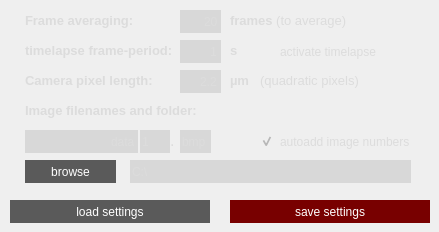
    <widget class="QWidget" name="page_3">
     <widget class="QLineEdit" name="lineEdit_imgformat">
      <property name="geometry">
       <rect>
        <x>180</x>
        <y>130</y>
        <width>31</width>
        <height>23</height>
       </rect>
      </property>
      <property name="styleSheet">
       <string notr="true">border: 10px;
border-radius: 0px;
border-color: black;
background-color: rgba(120,120,120,50);
color:rgb(220,220,220);
font: 10pt &quot;MS Shell Dlg 2&quot;;</string>
      </property>
      <property name="text">
       <string>bmp</string>
      </property>
     </widget>
     <widget class="QLabel" name="label_25">
      <property name="geometry">
       <rect>
        <x>25</x>
        <y>40</y>
        <width>161</width>
        <height>21</height>
       </rect>
      </property>
      <property name="styleSheet">
       <string notr="true">border-radius: 2px;
background-color: rgba(255, 0, 100, 0);
border-color: rgba(5, 5, 5, 0);
border-width: 1px;

</string>
      </property>
      <property name="text">
       <string>&lt;html&gt;&lt;head/&gt;&lt;body&gt;&lt;p&gt;&lt;span style=&quot; font-size:10pt; font-weight:600; color:#dcdcdc;&quot;&gt;timelapse frame-period:&lt;/span&gt;&lt;/p&gt;&lt;/body&gt;&lt;/html&gt;</string>
      </property>
      <property name="wordWrap">
       <bool>false</bool>
      </property>
     </widget>
     <widget class="QLabel" name="label_23">
      <property name="geometry">
       <rect>
        <x>170</x>
        <y>130</y>
        <width>16</width>
        <height>21</height>
       </rect>
      </property>
      <property name="styleSheet">
       <string notr="true">border-radius: 2px;
background-color: rgba(255, 0, 100, 0);
border-color: rgba(5, 5, 5, 0);
border-width: 1px;

</string>
      </property>
      <property name="text">
       <string>&lt;html&gt;&lt;head/&gt;&lt;body&gt;&lt;p&gt;&lt;span style=&quot; font-size:12pt; color:#dcdcdc;&quot;&gt;.&lt;/span&gt;&lt;/p&gt;&lt;/body&gt;&lt;/html&gt;</string>
      </property>
     </widget>
     <widget class="QLineEdit" name="lineEdit_frameavnum">
      <property name="enabled">
       <bool>true</bool>
      </property>
      <property name="geometry">
       <rect>
        <x>180</x>
        <y>10</y>
        <width>41</width>
        <height>23</height>
       </rect>
      </property>
      <property name="styleSheet">
       <string notr="true">border: 10px;
border-radius: 0px;
border-color: black;
background-color: rgba(120,120,120,50);
color:rgb(220,220,220);
font: 10pt &quot;MS Shell Dlg 2&quot;;</string>
      </property>
      <property name="text">
       <string>20</string>
      </property>
      <property name="alignment">
       <set>Qt::AlignRight|Qt::AlignTrailing|Qt::AlignVCenter</set>
      </property>
     </widget>
     <widget class="QLineEdit" name="lineEdit_filename">
      <property name="geometry">
       <rect>
        <x>25</x>
        <y>130</y>
        <width>113</width>
        <height>23</height>
       </rect>
      </property>
      <property name="layoutDirection">
       <enum>Qt::LeftToRight</enum>
      </property>
      <property name="styleSheet">
       <string notr="true">border: 10px;
border-radius: 0px;
border-color: black;
background-color: rgba(120,120,120,50);
color:rgb(220,220,220);
font: 10pt &quot;MS Shell Dlg 2&quot;;</string>
      </property>
      <property name="text">
       <string>data</string>
      </property>
      <property name="alignment">
       <set>Qt::AlignRight|Qt::AlignTrailing|Qt::AlignVCenter</set>
      </property>
     </widget>
     <widget class="QLineEdit" name="lineEdit_filepath">
      <property name="geometry">
       <rect>
        <x>130</x>
        <y>160</y>
        <width>281</width>
        <height>23</height>
       </rect>
      </property>
      <property name="styleSheet">
       <string notr="true">border: 10px;
border-radius: 0px;
border-color: black;
background-color: rgba(120,120,120,50);
color:rgb(220,220,220);
font: 10pt &quot;MS Shell Dlg 2&quot;;</string>
      </property>
      <property name="text">
       <string>C:\</string>
      </property>
     </widget>
     <widget class="QLabel" name="label_27">
      <property name="geometry">
       <rect>
        <x>25</x>
        <y>10</y>
        <width>161</width>
        <height>21</height>
       </rect>
      </property>
      <property name="styleSheet">
       <string notr="true">border-radius: 2px;
background-color: rgba(255, 0, 100, 0);
border-color: rgba(5, 5, 5, 0);
border-width: 1px;

</string>
      </property>
      <property name="text">
       <string>&lt;html&gt;&lt;head/&gt;&lt;body&gt;&lt;p&gt;&lt;span style=&quot; font-size:10pt; font-weight:600; color:#dcdcdc;&quot;&gt;Frame averaging:&lt;/span&gt;&lt;/p&gt;&lt;/body&gt;&lt;/html&gt;</string>
      </property>
      <property name="wordWrap">
       <bool>false</bool>
      </property>
     </widget>
     <widget class="QLineEdit" name="lineEdit_pxlen">
      <property name="enabled">
       <bool>true</bool>
      </property>
      <property name="geometry">
       <rect>
        <x>180</x>
        <y>70</y>
        <width>41</width>
        <height>23</height>
       </rect>
      </property>
      <property name="styleSheet">
       <string notr="true">border: 10px;
border-radius: 0px;
border-color: black;
background-color: rgba(120,120,120,50);
color:rgb(220,220,220);
font: 10pt &quot;MS Shell Dlg 2&quot;;</string>
      </property>
      <property name="text">
       <string>2.2</string>
      </property>
      <property name="alignment">
       <set>Qt::AlignRight|Qt::AlignTrailing|Qt::AlignVCenter</set>
      </property>
     </widget>
     <widget class="QLabel" name="label_26">
      <property name="geometry">
       <rect>
        <x>230</x>
        <y>70</y>
        <width>161</width>
        <height>21</height>
       </rect>
      </property>
      <property name="styleSheet">
       <string notr="true">border-radius: 2px;
background-color: rgba(255, 0, 100, 0);
border-color: rgba(5, 5, 5, 0);
border-width: 1px;

</string>
      </property>
      <property name="text">
       <string>&lt;html&gt;&lt;head/&gt;&lt;body&gt;&lt;p&gt;&lt;span style=&quot; font-size:10pt; font-weight:600; color:#dcdcdc;&quot;&gt;µm&lt;/span&gt;&lt;/p&gt;&lt;/body&gt;&lt;/html&gt;</string>
      </property>
      <property name="wordWrap">
       <bool>false</bool>
      </property>
     </widget>
     <widget class="QLineEdit" name="lineEdit_imgnumber">
      <property name="enabled">
       <bool>true</bool>
      </property>
      <property name="geometry">
       <rect>
        <x>140</x>
        <y>130</y>
        <width>30</width>
        <height>23</height>
       </rect>
      </property>
      <property name="styleSheet">
       <string notr="true">border: 10px;
border-radius: 0px;
border-color: black;
background-color: rgba(120,120,120,50);
color:rgb(220,220,220);
font: 10pt &quot;MS Shell Dlg 2&quot;;</string>
      </property>
      <property name="text">
       <string>1</string>
      </property>
     </widget>
     <widget class="QLabel" name="label_29">
      <property name="geometry">
       <rect>
        <x>260</x>
        <y>70</y>
        <width>161</width>
        <height>21</height>
       </rect>
      </property>
      <property name="styleSheet">
       <string notr="true">border-radius: 2px;
background-color: rgba(255, 0, 100, 0);
border-color: rgba(5, 5, 5, 0);
border-width: 1px;

</string>
      </property>
      <property name="text">
       <string>&lt;html&gt;&lt;head/&gt;&lt;body&gt;&lt;p&gt;&lt;span style=&quot; font-size:10pt; color:#dcdcdc;&quot;&gt;(quadratic pixels)&lt;/span&gt;&lt;/p&gt;&lt;/body&gt;&lt;/html&gt;</string>
      </property>
      <property name="wordWrap">
       <bool>false</bool>
      </property>
     </widget>
     <widget class="QLabel" name="label_28">
      <property name="geometry">
       <rect>
        <x>230</x>
        <y>10</y>
        <width>161</width>
        <height>21</height>
       </rect>
      </property>
      <property name="styleSheet">
       <string notr="true">border-radius: 2px;
background-color: rgba(255, 0, 100, 0);
border-color: rgba(5, 5, 5, 0);
border-width: 1px;

</string>
      </property>
      <property name="text">
       <string>&lt;html&gt;&lt;head/&gt;&lt;body&gt;&lt;p&gt;&lt;span style=&quot; font-size:10pt; font-weight:600; color:#dcdcdc;&quot;&gt;frames &lt;/span&gt;&lt;span style=&quot; font-size:10pt; color:#dcdcdc;&quot;&gt;(to average)&lt;/span&gt;&lt;/p&gt;&lt;/body&gt;&lt;/html&gt;</string>
      </property>
      <property name="wordWrap">
       <bool>false</bool>
      </property>
     </widget>
     <widget class="QLabel" name="label_22">
      <property name="geometry">
       <rect>
        <x>25</x>
        <y>100</y>
        <width>191</width>
        <height>21</height>
       </rect>
      </property>
      <property name="styleSheet">
       <string notr="true">border-radius: 2px;
background-color: rgba(255, 0, 100, 0);
border-color: rgba(5, 5, 5, 0);
border-width: 1px;

</string>
      </property>
      <property name="text">
       <string>&lt;html&gt;&lt;head/&gt;&lt;body&gt;&lt;p&gt;&lt;span style=&quot; font-size:10pt; font-weight:600; color:#dcdcdc;&quot;&gt;Image filenames and folder:&lt;/span&gt;&lt;/p&gt;&lt;/body&gt;&lt;/html&gt;</string>
      </property>
      <property name="wordWrap">
       <bool>false</bool>
      </property>
     </widget>
     <widget class="QPushButton" name="pushButton_browse">
      <property name="geometry">
       <rect>
        <x>25</x>
        <y>160</y>
        <width>91</width>
        <height>23</height>
       </rect>
      </property>
      <property name="styleSheet">
       <string notr="true">QPushButton {
	border: none;
	border-radius: 0px;
	background-color: rgb(90, 90, 90);
	color: white;
}

QPushButton:hover {
	background-color: rgb(155, 0, 0);
	color: white;
}</string>
      </property>
      <property name="text">
       <string>browse</string>
      </property>
     </widget>
     <widget class="QCheckBox" name="checkBox_autoaddimgnumber">
      <property name="geometry">
       <rect>
        <x>260</x>
        <y>133</y>
        <width>151</width>
        <height>17</height>
       </rect>
      </property>
      <property name="styleSheet">
       <string notr="true">QCheckBox {
	
	background-color: rgba(255, 255, 255, 0);
	border: none;
	color: rgb(220,220,220);
}</string>
      </property>
      <property name="text">
       <string>autoadd image numbers</string>
      </property>
      <property name="checked">
       <bool>true</bool>
      </property>
     </widget>
     <widget class="QPushButton" name="pushButton_loadsettings">
      <property name="geometry">
       <rect>
        <x>10</x>
        <y>200</y>
        <width>200</width>
        <height>23</height>
       </rect>
      </property>
      <property name="styleSheet">
       <string notr="true">QPushButton {
	border: none;
	border-radius: 0px;
	background-color: rgb(90, 90, 90);
	color: white;
}

QPushButton:hover {
	background-color: rgb(155, 0, 0);
	color: white;
}

QPushButton:pressed {
	background-color: rgb(255, 0, 0);
	color: white;
}</string>
      </property>
      <property name="text">
       <string>load settings</string>
      </property>
      <property name="checkable">
       <bool>false</bool>
      </property>
     </widget>
     <widget class="QPushButton" name="pushButton_savesettings">
      <property name="geometry">
       <rect>
        <x>230</x>
        <y>200</y>
        <width>200</width>
        <height>23</height>
       </rect>
      </property>
      <property name="styleSheet">
       <string notr="true">QPushButton {
	border: none;
	border-radius: 0px;
	background-color: rgb(120,0,0);
	color: white;
	font: 10pt &quot;MS Shell Dlg 2&quot;;
}

QPushButton:hover {
	background-color: rgb(255, 0, 0);
	color: white;
}

</string>
      </property>
      <property name="text">
       <string>save settings</string>
      </property>
      <property name="checkable">
       <bool>false</bool>
      </property>
     </widget>
     <widget class="QLabel" name="label_38">
      <property name="geometry">
       <rect>
        <x>25</x>
        <y>70</y>
        <width>161</width>
        <height>21</height>
       </rect>
      </property>
      <property name="styleSheet">
       <string notr="true">border-radius: 2px;
background-color: rgba(255, 0, 100, 0);
border-color: rgba(5, 5, 5, 0);
border-width: 1px;

</string>
      </property>
      <property name="text">
       <string>&lt;html&gt;&lt;head/&gt;&lt;body&gt;&lt;p&gt;&lt;span style=&quot; font-size:10pt; font-weight:600; color:#dcdcdc;&quot;&gt;Camera pixel length:&lt;/span&gt;&lt;/p&gt;&lt;/body&gt;&lt;/html&gt;</string>
      </property>
      <property name="wordWrap">
       <bool>false</bool>
      </property>
     </widget>
     <widget class="QLineEdit" name="lineEdit_Ttimelaps">
      <property name="enabled">
       <bool>true</bool>
      </property>
      <property name="geometry">
       <rect>
        <x>180</x>
        <y>40</y>
        <width>41</width>
        <height>23</height>
       </rect>
      </property>
      <property name="styleSheet">
       <string notr="true">border: 10px;
border-radius: 0px;
border-color: black;
background-color: rgba(120,120,120,50);
color:rgb(220,220,220);
font: 10pt &quot;MS Shell Dlg 2&quot;;</string>
      </property>
      <property name="text">
       <string>1</string>
      </property>
      <property name="alignment">
       <set>Qt::AlignRight|Qt::AlignTrailing|Qt::AlignVCenter</set>
      </property>
     </widget>
     <widget class="QLabel" name="label_39">
      <property name="geometry">
       <rect>
        <x>230</x>
        <y>40</y>
        <width>191</width>
        <height>21</height>
       </rect>
      </property>
      <property name="styleSheet">
       <string notr="true">border-radius: 2px;
background-color: rgba(255, 0, 100, 0);
border-color: rgba(5, 5, 5, 0);
border-width: 1px;

</string>
      </property>
      <property name="text">
       <string>&lt;html&gt;&lt;head/&gt;&lt;body&gt;&lt;p&gt;&lt;span style=&quot; font-size:10pt; font-weight:600; color:#dcdcdc;&quot;&gt;s&lt;/span&gt;&lt;/p&gt;&lt;/body&gt;&lt;/html&gt;</string>
      </property>
      <property name="wordWrap">
       <bool>false</bool>
      </property>
     </widget>
     <widget class="QCheckBox" name="checkBox_timelapse">
      <property name="geometry">
       <rect>
        <x>260</x>
        <y>43</y>
        <width>151</width>
        <height>17</height>
       </rect>
      </property>
      <property name="styleSheet">
       <string notr="true">QCheckBox {
	
	background-color: rgba(255, 255, 255, 0);
	border: none;
	color: rgb(220,220,220);
}</string>
      </property>
      <property name="text">
       <string>activate timelapse</string>
      </property>
      <property name="checked">
       <bool>false</bool>
      </property>
     </widget>
    </widget>
